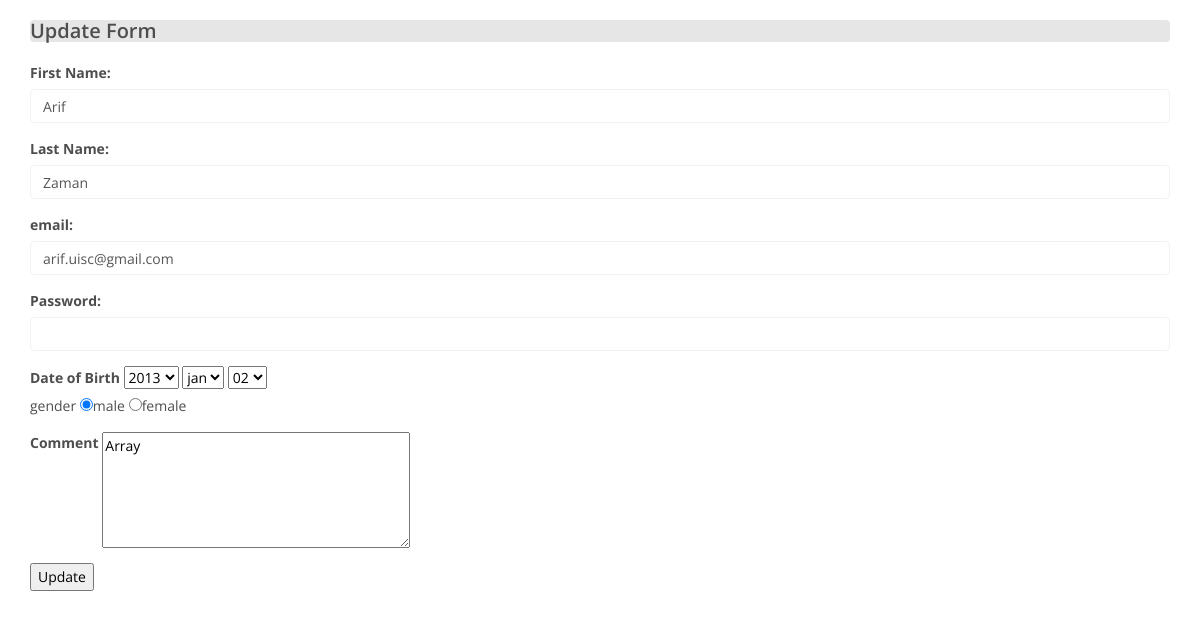
The page /edit.php?id=1 on the database its author committed.
### tables this page shows
CREATE TABLE IF NOT EXISTS `users` (
`id` int(10) NOT NULL,
  `fname` varchar(25) NOT NULL,
  `lname` varchar(25) NOT NULL,
  `email` varchar(130) NOT NULL,
  `password` varchar(25) NOT NULL,
  `dob` varchar(25) NOT NULL,
  `gender` varchar(25) NOT NULL,
  `comment` varchar(500) NOT NULL,
  `created` timestamp(6) NOT NULL DEFAULT CURRENT_TIMESTAMP(6) ON UPDATE CURRENT_TIMESTAMP(6),
  `modified` timestamp(6) NOT NULL DEFAULT '0000-00-00 00:00:00.000000'
);

### edit.php (the view, shortened to what this page needs)
<?php
$id = $_GET['id'];
$link = mysqli_connect("localhost", "root", "", "arif");
$query = "select * from users WHERE id = $id";
$result = mysqli_query($link, $query);
$row = mysqli_fetch_assoc($result);
?>
<html>
<head><link href="css/bootstrap.min.css" rel="stylesheet">
    <link href="css/font-awesome.min.css" rel="stylesheet">
    <link href="css/animate.min.css" rel="stylesheet">
    <link href="css/prettyPhoto.css" rel="stylesheet">
    <link href="css/main.css" rel="stylesheet">
    <link href="css/responsive.css" rel="stylesheet">
</head>
<body>
    <div class="container">
        <div class="panel">
            <h2>Update Form</h2></div>
<form action="update.php" method="post">
    <div class="form-group">
    <label>First Name: </label>
    <input type="text" class="form-control" name="fname" value="<?php echo $row['fname'];?>" />
    </div>
    <div class="form-group">
    <label>Last Name: </label>
    <input type="text" class="form-control" name="lname" value="<?php echo $row['lname'];?>">
    </div>
    <div class="form-group">
    <label>email: </label>
    <input type="text" class="form-control" name="email" value="<?php echo $row['email'];?>" />
    </div>
    <div class="form-group">
    <label>Password: </label>
    <input type="password" class="form-control" name="password" value="<?php echo $row['password'];?>">
    </div>
    <?php
    $date=explode('-',$row['dob']);
    list($year, $month, $day)=$date;
    ?>
    <label>Date of Birth</label>
    <select class="dropdown dropdown-toggle" name="year">
        <option <?php if ($year == "2013") echo 'selected'; ?> value="2013">2013</option>
    </select>
    <select class="dropdown dropdown-toggle" name="month">
        <option <?php if ($month == "01") echo 'selected'; ?> value="02">jan</option>
    </select>
    <select class="dropdown dropdown-toggle "name="day">
        <option <?php if ($day == "01") echo 'selected'; ?> value="02">02</option>
    </select>
    <div class="form-group"
    <label>gender</label>
    <input type="radio" name="gender" value="male" checked>male
    <input type="radio" name="gender" value="female">female
    </div>
    <div class="form-group">
    <label>Comment</label>
    <textarea name="comment" rows="5" cols="40"><?php echo ['comment'];?></textarea>
    </div>
    <button type="submit">Update</button>
</form>
    </div>
</body>
</html>

### css/main.css (style rules this page uses)
body { background: #fff; font-family: 'Open Sans', sans-serif; color:#4e4e4e; line-height: 22px; }
h1, h2, h3, h4, h5, h6 { font-weight: 600; font-family: 'Open Sans', sans-serif; color:#4e4e4e; }
h2 { font-size: 20px; }
.panel-default>.panel-heading, .panel { background-color: #e6e6e6; border:0 none; box-shadow:none; }
.form-group .form-control { padding: 7px 12px; border-color:#f2f2f2; box-shadow: none; }

### rows shown on the page
users: fname "Arif", lname "Zaman", email "arif.uisc@gmail.com"
